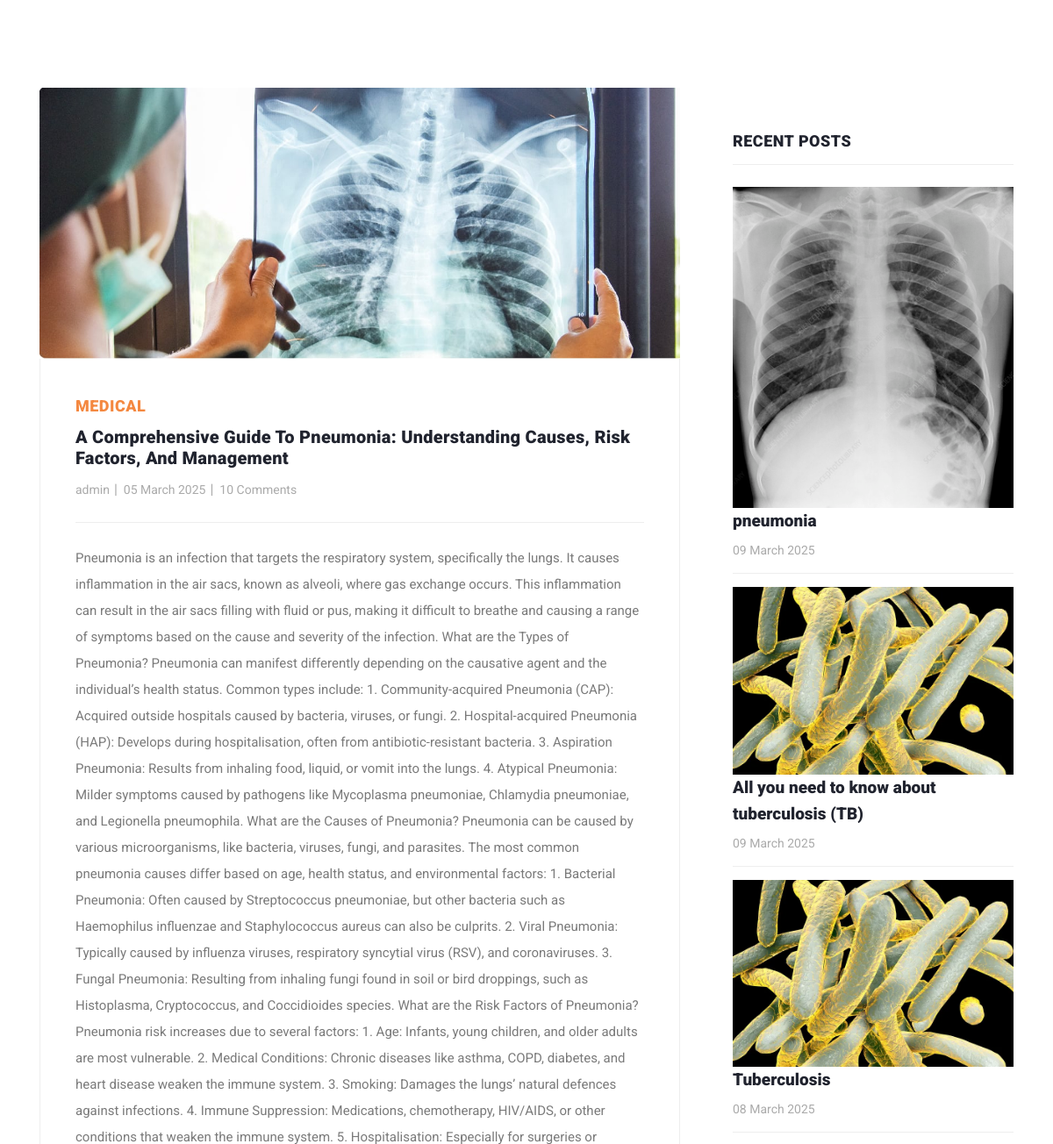
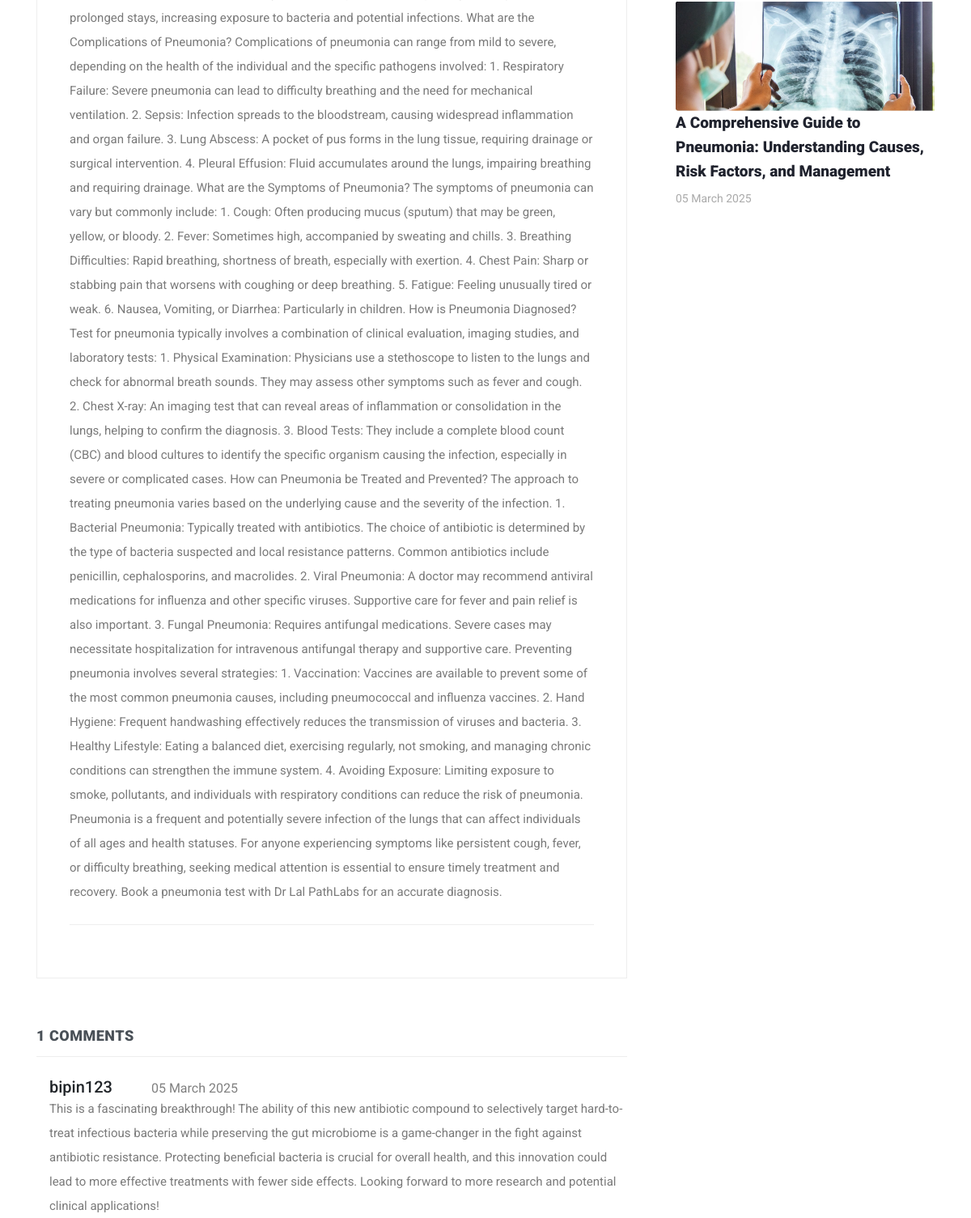
The app's page /blogapp/post/4/ with its own data (2 pictures, top to bottom).
### blogapp/models.py (models this page shows, shortened)
class Post(models.Model):
    postname = models.CharField(max_length=600)
    category = models.CharField(max_length=600)
    image = models.ImageField(upload_to='blog_images/posts',blank=True,null=True)
    content = models.CharField(max_length=100000)
    time = models.CharField(default=time,max_length=100, blank=True)
    likes = models.IntegerField(null=True,blank=True,default=0)
    user = models.ForeignKey(User,on_delete=models.CASCADE)

class Comment(models.Model):
    content = models.CharField(max_length=200)
    time = models.CharField(default=time,max_length=100, blank=True)
    post = models.ForeignKey(Post,on_delete=models.CASCADE)
    user = models.ForeignKey(User,on_delete=models.CASCADE)

### blogapp/views.py (the view)
# urls.py: path("post/<int:id>/",views.post,name="post"),
def post(request,id):
    post = Post.objects.get(id=id)
    return render(request,"post-details.html",{
        "user":request.user,
        'post':Post.objects.get(id=id),
        'recent_posts':Post.objects.all().order_by("-id"),
        'media_url':settings.MEDIA_URL,
        'comments':Comment.objects.filter(post_id = post.id),
        'total_comments': len(Comment.objects.filter(post_id = post.id))
    })

### loginapp/templates/post-details.html (shortened to what this page needs)
{% load static %}
<!DOCTYPE html>
<html lang="en">
  <head>
    <link href="https://cdn.jsdelivr.net/npm/bootstrap@5.3.0-alpha3/dist/css/bootstrap.min.css" rel="stylesheet">
    <link href="{% static 'vendor/bootstrap/css/bootstrap.min.css' %}" rel="stylesheet">
    <link rel="stylesheet" href="{% static 'assets/css/fontawesome.css' %}">
    <link rel="stylesheet" href="{% static 'assets/css/templatemo-stand-blog.css' %}">
    <link rel="stylesheet" href="{% static 'assets/css/owl.css' %}">
  </head>
  <body>
    <section class="blog-posts grid-system">
      <div class="container">
        <div class="row">
          <div class="col-lg-8">
            <div class="all-blog-posts">
              <div class="row">
                <div class="col-lg-12">
                  <div class="blog-post">
                    <div class="blog-thumb">
                      <img src="{{media_url}}{{post.image}}" alt="post_image">
                    </div>
                    <div class="down-content">
                      <span>{{post.category}}</span>
                      <a><h4>{{post.postname}}</h4></a>
                      <ul class="post-info">
                        <li><a href="#">{{post.user}}</a></li>
                        <li><a href="#">{{post.time}}</a></li>
                        <li><a href="#">10 Comments</a></li>
                      </ul>
                      <p>{{post.content}}</p>
                    </div>
                  </div>
                </div>
                <div class="col-lg-12">
                  <div class="sidebar-item comments">
                    <div class="sidebar-heading">
                      <h2 class="text-dark-emphasis">{{total_comments}} comments</h2>
                    </div>
                    <div class="content">
                      <ul>
                        {% for comment in comments %}
                        <li style="display: block;">
                          <div class="ps-3">
                            <h5>{{comment.user}}<span class="small text-black-50 px-5 text-danger">{{comment.time}}</span>
                            </h5>
                            <p>{{comment.content}}</p>
                          </div>
                        </li>
                        {% endfor %}
                      </ul>
                    </div>
                  </div>
                </div>
              </div>
            </div>
          </div>
          <div class="col-lg-4">
            <div class="sidebar">
              <div class="row">
                <div class="col-lg-12">
                  <div class="sidebar-item recent-posts">
                    <div class="sidebar-heading">
                      <h2>Recent Posts</h2>
                    </div>
                    <div class="content">
                      <ul>
                        {% for post in recent_posts|slice:"0:4" %}
                        <li>
                          <img src="{{media_url}}{{post.image}}" class="img-fluid" alt="">
                          <a href="post-details.html">
                            <a href="{% url 'post' post.id %}" class="text-decoration-none text-dark"><h5>{{post.postname}}</h5></a>
                          <span>{{post.time}}</span>
                        </a></li>
                        {% endfor %}
                      </ul>
                    </div>
                  </div>
                </div>
              </div>
            </div>
          </div>
        </div>
      </div>
    </section>
  </body>
</html>

### static/assets/css/templatemo-stand-blog.css (style rules this page uses)
body { font-family: 'Roboto', sans-serif; overflow-x: hidden; text-rendering: optimizeLegibility; -webkit-font-smoothing: antialiased; -moz-osx-font-smoothing: grayscale; }
p { margin-bottom: 0px; font-size: 15px; font-weight: 400; color: #7a7a7a; line-height: 30px; }
a { text-decoration: none!important; }
ul { padding: 0; margin: 0; list-style: none; }
h1,h2,h3,h4,h5,h6 { margin: 0px; }
.blog-posts { margin-top: 100px; }
.blog-posts .blog-post { margin-bottom: 30px; }
.blog-posts .blog-thumb img { width: 100%; overflow: hidden; }
.blog-posts .down-content { padding: 40px; border-right: 1px solid #eee; border-left: 1px solid #eee; border-bottom: 1px solid #eee; }
.blog-posts .down-content span { font-size: 18px; text-transform: uppercase; letter-spacing: 0.5px; font-weight: 900; color: #f48840; }
.blog-posts .down-content h4 { font-size: 24px; text-transform: capitalize; letter-spacing: 0.5px; font-weight: 900; color: #20232e; margin: 10px 0px 12px 0px; }
.blog-posts .down-content ul.post-info li { display: inline-block; margin-right: 8px; }
.blog-posts .down-content ul.post-info li:after { content: '|'; color: #aaa; margin-left: 8px; }
.blog-posts .down-content h4 { font-size: 20px; letter-spacing: 0.25px; }
.grid-system .down-content ul.post-info li { margin-right: 3px; }
.grid-system .down-content ul.post-info li:after { margin-left: 5px; }
.blog-posts .down-content ul.post-info li:last-child::after { display: none; }
.blog-posts .down-content ul.post-info li a { font-size: 14px; color: #aaa; font-weight: 400; transition: all .3s; }
.blog-posts .down-content p { padding: 25px 0px; margin: 25px 0px; border-top: 1px solid #eee; border-bottom: 1px solid #eee; }
.blog-posts .sidebar-heading h2 { font-size: 18px; text-transform: uppercase; font-weight: 900; letter-spacing: 0.5px; color: #20232e; border-bottom: 1px solid #eee; padding-bottom: 15px; margin-bottom: 25px; }
.blog-posts .comments { margin-top: 30px; }
.blog-posts .comments ul li { display: inline-block; margin-bottom: 20px; padding-bottom: 20px; border-bottom: 1px solid #eee; }
.blog-posts .comments ul li:last-child { margin-bottom: 0px; padding-bottom: 0px; border-bottom: none; }
.sidebar { margin-left: 30px; }
.sidebar .sidebar-item { margin-top: 50px; }
.sidebar .sidebar-heading h2 { font-size: 18px; text-transform: uppercase; font-weight: 900; letter-spacing: 0.5px; color: #20232e; border-bottom: 1px solid #eee; padding-bottom: 15px; margin-bottom: 25px; }
.sidebar .recent-posts ul li { margin-bottom: 15px; padding-bottom: 15px; border-bottom: 1px solid #eee; }
.sidebar .recent-posts ul li:last-child { margin-bottom: 0px; padding-bottom: 0px; border-bottom: none; }
.sidebar .recent-posts ul li h5 { font-size: 19px; font-weight: 900; color: #20232e; line-height: 30px; transition: all 0.3s; }
.sidebar .recent-posts ul li span { display: block; font-size: 14px; color: #aaa; margin-top: 8px; }

### records on screen
Post: image (picture), category "MEDICAL", postname "A Comprehensive Guide To Pneumonia: Understanding Causes, Risk Factors, And Management", user "admin", time "05 March 2025", content "Pneumonia is an infection that targets the respiratory system, specifically the lungs. It causes inflammation in the air sacs, known as alveoli, where gas exchange occurs. This inflammation can result in the air sacs filling with fluid or pus, making it difficult to breathe and causing a range of symptoms based on the cause and severity of the infection. What are the Types of Pneumonia? Pneumonia can manifest differently depending on the causative agent and the individual’s health status. Common types include: 1. Community-acquired Pneumonia (CAP): Acquired outside hospitals caused by bacteria, viruses, or fungi. 2. Hospital-acquired Pneumonia (HAP): Develops during hospitalisation, often…", postname "A Comprehensive Guide to Pneumonia: Understanding Causes, Risk Factors, and Management"
Comment: user "bipin123", time "05 March 2025", content "This is a fascinating breakthrough! The ability of this new antibiotic compound to selectively target hard-to-treat infectious bacteria while preserving the gut microbiome is a game-changer in the fight against antibiotic resistance. Protecting beneficial bacteria is crucial for overall health, and this innovation could lead to more effective treatments with fewer side effects. Looking forward to more research and potential clinical applications!"
Post: image (picture), postname "pneumonia", time "09 March 2025"
Post: image (picture), postname "All you need to know about tuberculosis (TB)", time "09 March 2025"
Post: image (picture), postname "Tuberculosis", time "08 March 2025"

### other values on screen
{{ total_comments }} "1"
